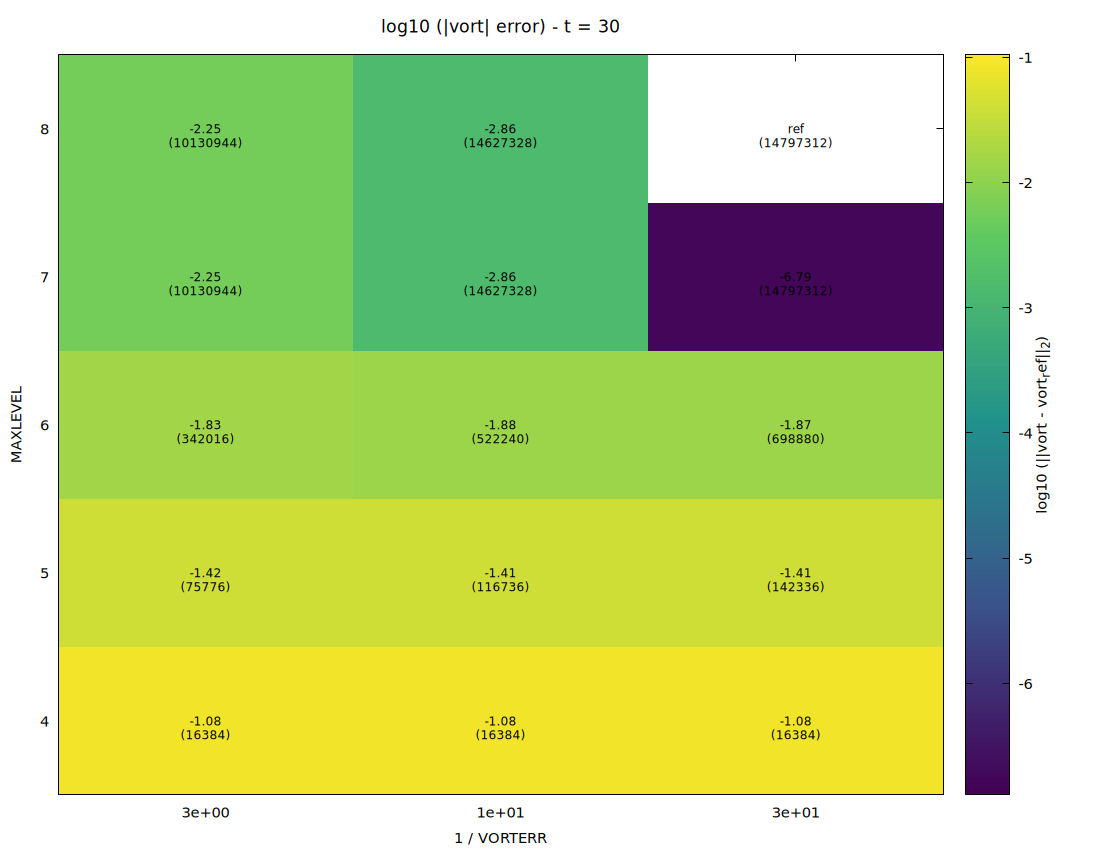

Here is the gnuplot script that generated this plot:
set terminal pngcairo size 1100,850 enhanced font ",11"
set output "/home/zorka/simulazioni/Test 1/gpu_nvidia_3d/vortici_inclinati/heatmap_adattiva/heatmap_l2.png"
set title "log10 (|vort| error) - t = 30" font ",13"
set xlabel "1 / VORTERR"
set ylabel "MAXLEVEL"
set xtics ( "3e+00" 1, "1e+01" 2, "3e+01" 3,)
set ytics 1
set xrange [0.5:3.5]
set yrange [3.5:8.5]
set palette defined (0 "#440154", 0.25 "#3b528b", 0.5 "#21918c", 0.75 "#5ec962", 1 "#fde725")
set cbrange [-6.89:-0.98]
set colorbox
set cblabel "log10 (||vort - vort_ref||_2)" font ",11"
unset key
plot "/home/zorka/simulazioni/Test 1/gpu_nvidia_3d/vortici_inclinati/heatmap_adattiva/heatmap_l2.dat" using 1:2:3 with image, \
     "/home/zorka/simulazioni/Test 1/gpu_nvidia_3d/vortici_inclinati/heatmap_adattiva/heatmap_l2.dat" using 1:2:(($5==1) ? \
              sprintf("%s\n(%d)", "ref", $4) : \
              sprintf("%.2f\n(%d)", $3, $4)) \
          with labels font ",9"
